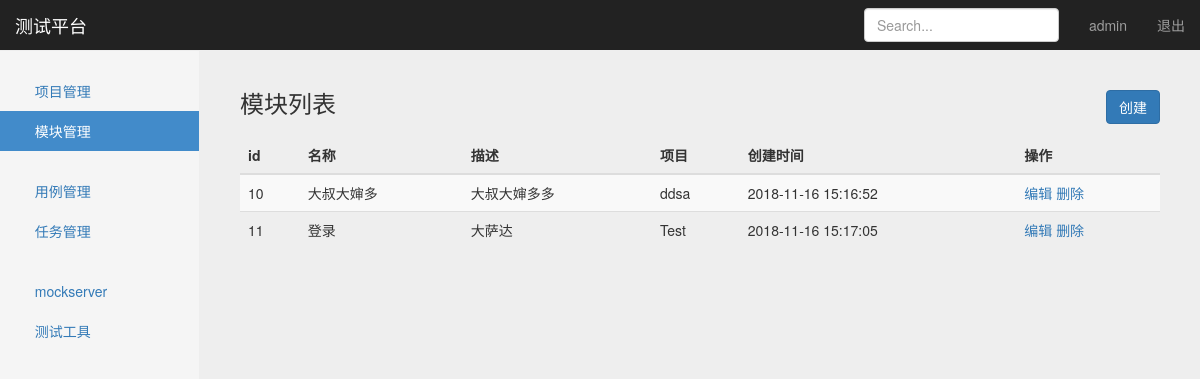
The app's page /manage/module_manage/ (signed in), older data.
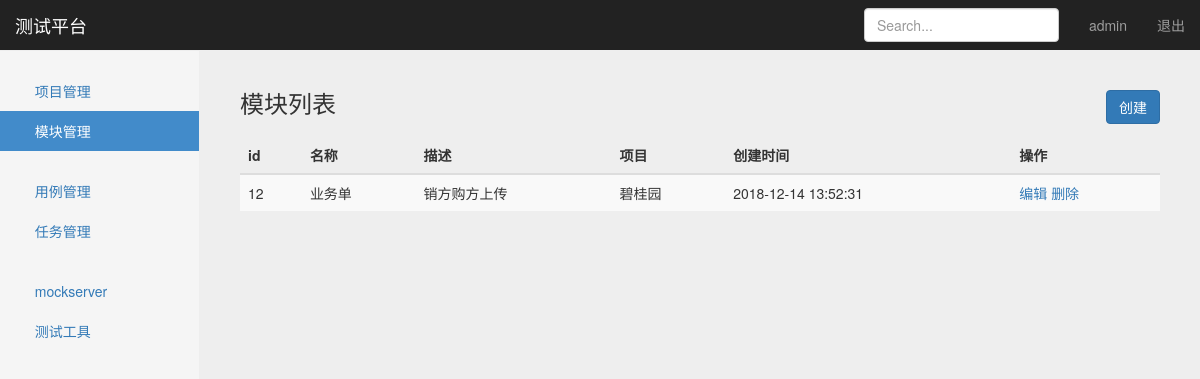
The same page, newer data.
### project_app/models.py (models this page shows, shortened)
class Module(models.Model):
	project = models.ForeignKey(Project, on_delete=models.CASCADE)
	name = models.CharField('名称', max_length=100, blank=False, default="")
	describe = models.TextField('描述', default="")
	create_time = models.DateTimeField('创建时间', auto_now=True)

class Project(models.Model):
	name = models.CharField('名称', max_length=100, blank=False, default="")
	describe = models.TextField('描述', default="")
	status = models.BooleanField('状态', default=True)
	create_time = models.DateTimeField('创建时间', auto_now=True)
	def __str__(self):
		return self.name

### project_app/views/module_views.py (the view)
# urls.py: path('module_manage/', module_views.module_manage),
@login_required
def module_manage(request):
	username = request.session.get('user1', '')
	module_all = Module.objects.all()
	context = {
		"user": username,
		"modules": module_all,
		"type": "list",
	}
	return render(request, "module_manage.html", context=context)

### templates/module_manage.html (shortened to what this page needs)
{% extends "base.html" %}
{% block content %}
<nav class="navbar navbar-inverse navbar-fixed-top">
    <div class="container-fluid">
        <div class="navbar-header">
            <a class="navbar-brand" href="#">测试平台</a>
        </div>
        <div id="navbar" class="navbar-collapse collapse">
            <ul class="nav navbar-nav navbar-right">
                <li><a href="#">{{ user }}</a></li>
                <li><a href="/logout/">退出</a></li>
            </ul>
            <form class="navbar-form navbar-right">
                <input type="text" class="form-control" placeholder="Search...">
            </form>
        </div>
    </div>
</nav>
<div class="container-fluid">
    <div class="row">
        <div class="col-sm-3 col-md-2 sidebar">
            <ul class="nav nav-sidebar">
                <li><a href="/manage/project_manage/">
                    <span class="glyphicon glyphicon-th-large"></span> 项目管理</a>
                </li>
                <li class="active"><a href="#">
                    <span class="glyphicon glyphicon-th"></span> 模块管理</a>
                </li>
            </ul>
            <ul class="nav nav-sidebar">
                <li><a href="/interface/case_manage/">
                    <span class="glyphicon glyphicon-th-list"></span> 用例管理</a>
                </li>
                <li><a href="/interface/task_manage/">
                    <span class="glyphicon glyphicon-tasks"></span> 任务管理</a>
                </li>
            </ul>
            <ul class="nav nav-sidebar">
                <li><a href="#">
                    <span class="glyphicon glyphicon-log-in"></span> mockserver</a>
                </li>
                <li><a href="#">
                    <span class="glyphicon glyphicon-wrench"></span> 测试工具</a>
                </li>
            </ul>
        </div>
        {% if type == 'list'%}
        <div class="col-sm-9 col-sm-offset-3 col-md-10 col-md-offset-2 main">
            <h3 class="sub-header">模块列表
                <button type="button" class="btn btn-primary"
                style="float: right;"
                onclick="window.location.href='/manage/add_module/'">创建</button>
            </h3>
            <div class="table-responsive">
                <table class="table table-striped">
                    <thead>
                        <tr>
                            <th>id</th>
                            <th>名称</th>
                            <th>描述</th>
                            <th>项目</th>
                            <th>创建时间</th>
                            <th>操作</th>
                        </tr>
                    </thead>
                    <tbody>
                        {% for module in modules %}
                        <tr>
                            <td>{{ module.id }}</td>
                            <td>{{ module.name }}</td>
                            <td>{{ module.describe }}</td>
                            <td>{{ module.project }}</td>
                            <td>{{ module.create_time | date:"Y-m-d H:i:s" }}</td>
                            <td>
                                <a href="/manage/edit_module/{{module.id}}/">编辑</a>
                                <a href="/manage/delete_module/{{module.id}}/">删除</a>
                            </td>
                        </tr>
                        {% endfor %}
                    </tbody>
                </table>
            </div>
        </div>
        {% endif %}
    </div>
</div>
{% endblock %}

Row changes from the older to the newer data that the page shows:
removed Module: id "10", name "大叔大婶多", describe "大叔大婶多多", project "ddsa", create_time "2018-11-16 15:16:52"
removed Module: id "11", name "登录", describe "大萨达", project "Test", create_time "2018-11-16 15:17:05"
added Module: id "12", name "业务单", describe "销方购方上传", project "碧桂园", create_time "2018-12-14 13:52:31"
